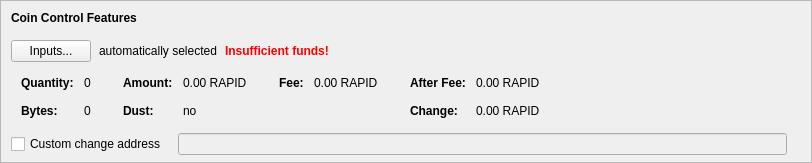
    <widget class="QFrame" name="frameCoinControl">
     <property name="sizePolicy">
      <sizepolicy hsizetype="Expanding" vsizetype="Expanding">
       <horstretch>0</horstretch>
       <verstretch>0</verstretch>
      </sizepolicy>
     </property>
     <property name="maximumSize">
      <size>
       <width>16777215</width>
       <height>16777215</height>
      </size>
     </property>
     <property name="frameShape">
      <enum>QFrame::StyledPanel</enum>
     </property>
     <property name="frameShadow">
      <enum>QFrame::Sunken</enum>
     </property>
     <layout class="QVBoxLayout" name="verticalLayoutCoinControl2">
      <property name="spacing">
       <number>0</number>
      </property>
      <property name="leftMargin">
       <number>0</number>
      </property>
      <property name="topMargin">
       <number>0</number>
      </property>
      <property name="rightMargin">
       <number>0</number>
      </property>
      <property name="bottomMargin">
       <number>6</number>
      </property>
      <item>
       <layout class="QVBoxLayout" name="verticalLayoutCoinControl" stretch="0,0,0,0,1">
        <property name="spacing">
         <number>0</number>
        </property>
        <property name="leftMargin">
         <number>10</number>
        </property>
        <property name="topMargin">
         <number>10</number>
        </property>
        <item>
         <layout class="QHBoxLayout" name="horizontalLayoutCoinControl1">
          <property name="bottomMargin">
           <number>15</number>
          </property>
          <item>
           <widget class="QLabel" name="labelCoinControlFeatures">
            <property name="sizePolicy">
             <sizepolicy hsizetype="Preferred" vsizetype="Maximum">
              <horstretch>0</horstretch>
              <verstretch>0</verstretch>
             </sizepolicy>
            </property>
            <property name="font">
             <font>
              <weight>75</weight>
              <bold>true</bold>
             </font>
            </property>
            <property name="styleSheet">
             <string notr="true">font-weight:bold;</string>
            </property>
            <property name="text">
             <string>Coin Control Features</string>
            </property>
           </widget>
          </item>
         </layout>
        </item>
        <item>
         <layout class="QHBoxLayout" name="horizontalLayoutCoinControl2" stretch="0,0,0,0">
          <property name="spacing">
           <number>8</number>
          </property>
          <property name="bottomMargin">
           <number>10</number>
          </property>
          <item>
           <widget class="QPushButton" name="pushButtonCoinControl">
            <property name="styleSheet">
             <string notr="true"/>
            </property>
            <property name="text">
             <string>Inputs...</string>
            </property>
            <property name="autoDefault">
             <bool>false</bool>
            </property>
           </widget>
          </item>
          <item>
           <widget class="QLabel" name="labelCoinControlAutomaticallySelected">
            <property name="text">
             <string>automatically selected</string>
            </property>
            <property name="margin">
             <number>5</number>
            </property>
           </widget>
          </item>
          <item>
           <widget class="QLabel" name="labelCoinControlInsuffFunds">
            <property name="font">
             <font>
              <weight>75</weight>
              <bold>true</bold>
             </font>
            </property>
            <property name="styleSheet">
             <string notr="true">color:red;font-weight:bold;</string>
            </property>
            <property name="text">
             <string>Insufficient funds!</string>
            </property>
            <property name="margin">
             <number>5</number>
            </property>
           </widget>
          </item>
          <item>
           <spacer name="horizontalSpacerCoinControl">
            <property name="orientation">
             <enum>Qt::Horizontal</enum>
            </property>
            <property name="sizeHint" stdset="0">
             <size>
              <width>40</width>
              <height>1</height>
             </size>
            </property>
           </spacer>
          </item>
         </layout>
        </item>
        <item>
         <widget class="QWidget" name="widgetCoinControl" native="true">
          <property name="sizePolicy">
           <sizepolicy hsizetype="Preferred" vsizetype="Preferred">
            <horstretch>0</horstretch>
            <verstretch>0</verstretch>
           </sizepolicy>
          </property>
          <property name="minimumSize">
           <size>
            <width>0</width>
            <height>0</height>
           </size>
          </property>
          <property name="styleSheet">
           <string notr="true"/>
          </property>
          <layout class="QHBoxLayout" name="horizontalLayoutCoinControl5">
           <property name="leftMargin">
            <number>0</number>
           </property>
           <property name="topMargin">
            <number>0</number>
           </property>
           <property name="rightMargin">
            <number>0</number>
           </property>
           <property name="bottomMargin">
            <number>0</number>
           </property>
           <item>
            <layout class="QHBoxLayout" name="horizontalLayoutCoinControl3" stretch="0,0,0,1">
             <property name="spacing">
              <number>20</number>
             </property>
             <property name="topMargin">
              <number>0</number>
             </property>
             <property name="bottomMargin">
              <number>10</number>
             </property>
             <item>
              <layout class="QFormLayout" name="formLayoutCoinControl1">
               <property name="horizontalSpacing">
                <number>10</number>
               </property>
               <property name="verticalSpacing">
                <number>14</number>
               </property>
               <property name="leftMargin">
                <number>10</number>
               </property>
               <property name="topMargin">
                <number>4</number>
               </property>
               <property name="rightMargin">
                <number>6</number>
               </property>
               <item row="0" column="0">
                <widget class="QLabel" name="labelCoinControlQuantityText">
                 <property name="font">
                  <font>
                   <weight>75</weight>
                   <bold>true</bold>
                  </font>
                 </property>
                 <property name="text">
                  <string>Quantity:</string>
                 </property>
                 <property name="margin">
                  <number>0</number>
                 </property>
                </widget>
               </item>
               <item row="0" column="1">
                <widget class="QLabel" name="labelCoinControlQuantity">
                 <property name="cursor">
                  <cursorShape>IBeamCursor</cursorShape>
                 </property>
                 <property name="contextMenuPolicy">
                  <enum>Qt::ActionsContextMenu</enum>
                 </property>
                 <property name="text">
                  <string notr="true">0</string>
                 </property>
                 <property name="margin">
                  <number>0</number>
                 </property>
                 <property name="textInteractionFlags">
                  <set>Qt::LinksAccessibleByMouse|Qt::TextSelectableByKeyboard|Qt::TextSelectableByMouse</set>
                 </property>
                </widget>
               </item>
               <item row="1" column="0">
                <widget class="QLabel" name="labelCoinControlBytesText">
                 <property name="font">
                  <font>
                   <weight>75</weight>
                   <bold>true</bold>
                  </font>
                 </property>
                 <property name="text">
                  <string>Bytes:</string>
                 </property>
                </widget>
               </item>
               <item row="1" column="1">
                <widget class="QLabel" name="labelCoinControlBytes">
                 <property name="cursor">
                  <cursorShape>IBeamCursor</cursorShape>
                 </property>
                 <property name="contextMenuPolicy">
                  <enum>Qt::ActionsContextMenu</enum>
                 </property>
                 <property name="text">
                  <string notr="true">0</string>
                 </property>
                 <property name="textInteractionFlags">
                  <set>Qt::LinksAccessibleByMouse|Qt::TextSelectableByKeyboard|Qt::TextSelectableByMouse</set>
                 </property>
                </widget>
               </item>
              </layout>
             </item>
             <item>
              <layout class="QFormLayout" name="formLayoutCoinControl2">
               <property name="horizontalSpacing">
                <number>10</number>
               </property>
               <property name="verticalSpacing">
                <number>14</number>
               </property>
               <property name="leftMargin">
                <number>6</number>
               </property>
               <property name="topMargin">
                <number>4</number>
               </property>
               <property name="rightMargin">
                <number>6</number>
               </property>
               <item row="0" column="0">
                <widget class="QLabel" name="labelCoinControlAmountText">
                 <property name="font">
                  <font>
                   <weight>75</weight>
                   <bold>true</bold>
                  </font>
                 </property>
                 <property name="text">
                  <string>Amount:</string>
                 </property>
                 <property name="margin">
                  <number>0</number>
                 </property>
                </widget>
               </item>
               <item row="0" column="1">
                <widget class="QLabel" name="labelCoinControlAmount">
                 <property name="cursor">
                  <cursorShape>IBeamCursor</cursorShape>
                 </property>
                 <property name="contextMenuPolicy">
                  <enum>Qt::ActionsContextMenu</enum>
                 </property>
                 <property name="text">
                  <string notr="true">0.00 RAPID</string>
                 </property>
                 <property name="textInteractionFlags">
                  <set>Qt::LinksAccessibleByMouse|Qt::TextSelectableByKeyboard|Qt::TextSelectableByMouse</set>
                 </property>
                </widget>
               </item>
               <item row="1" column="0">
                <widget class="QLabel" name="labelCoinControlLowOutputText">
                 <property name="font">
                  <font>
                   <weight>75</weight>
                   <bold>true</bold>
                  </font>
                 </property>
                 <property name="text">
                  <string>Dust:</string>
                 </property>
                </widget>
               </item>
               <item row="1" column="1">
                <widget class="QLabel" name="labelCoinControlLowOutput">
                 <property name="cursor">
                  <cursorShape>IBeamCursor</cursorShape>
                 </property>
                 <property name="contextMenuPolicy">
                  <enum>Qt::ActionsContextMenu</enum>
                 </property>
                 <property name="text">
                  <string notr="true">no</string>
                 </property>
                 <property name="textInteractionFlags">
                  <set>Qt::LinksAccessibleByMouse|Qt::TextSelectableByKeyboard|Qt::TextSelectableByMouse</set>
                 </property>
                </widget>
               </item>
              </layout>
             </item>
             <item>
              <layout class="QFormLayout" name="formLayoutCoinControl3">
               <property name="horizontalSpacing">
                <number>10</number>
               </property>
               <property name="verticalSpacing">
                <number>14</number>
               </property>
               <property name="leftMargin">
                <number>6</number>
               </property>
               <property name="topMargin">
                <number>4</number>
               </property>
               <property name="rightMargin">
                <number>6</number>
               </property>
               <item row="0" column="0">
                <widget class="QLabel" name="labelCoinControlFeeText">
                 <property name="font">
                  <font>
                   <weight>75</weight>
                   <bold>true</bold>
                  </font>
                 </property>
                 <property name="text">
                  <string>Fee:</string>
                 </property>
                 <property name="margin">
                  <number>0</number>
                 </property>
                </widget>
               </item>
               <item row="0" column="1">
                <widget class="QLabel" name="labelCoinControlFee">
                 <property name="cursor">
                  <cursorShape>IBeamCursor</cursorShape>
                 </property>
                 <property name="contextMenuPolicy">
                  <enum>Qt::ActionsContextMenu</enum>
                 </property>
                 <property name="text">
                  <string notr="true">0.00 RAPID</string>
                 </property>
                 <property name="textInteractionFlags">
                  <set>Qt::LinksAccessibleByMouse|Qt::TextSelectableByKeyboard|Qt::TextSelectableByMouse</set>
                 </property>
                </widget>
               </item>
             </layout>
             </item>
             <item>
              <layout class="QFormLayout" name="formLayoutCoinControl4">
               <property name="horizontalSpacing">
                <number>10</number>
               </property>
               <property name="verticalSpacing">
                <number>14</number>
               </property>
               <property name="leftMargin">
                <number>6</number>
               </property>
               <property name="topMargin">
                <number>4</number>
               </property>
               <property name="rightMargin">
                <number>6</number>
               </property>
               <item row="0" column="0">
                <widget class="QLabel" name="labelCoinControlAfterFeeText">
                 <property name="font">
                  <font>
                   <weight>75</weight>
                   <bold>true</bold>
                  </font>
                 </property>
                 <property name="text">
                  <string>After Fee:</string>
                 </property>
                 <property name="margin">
                  <number>0</number>
                 </property>
                </widget>
               </item>
               <item row="0" column="1">
                <widget class="QLabel" name="labelCoinControlAfterFee">
                 <property name="cursor">
                  <cursorShape>IBeamCursor</cursorShape>
                 </property>
                 <property name="contextMenuPolicy">
                  <enum>Qt::ActionsContextMenu</enum>
                 </property>
                 <property name="text">
                  <string notr="true">0.00 RAPID</string>
                 </property>
                 <property name="textInteractionFlags">
                  <set>Qt::LinksAccessibleByMouse|Qt::TextSelectableByKeyboard|Qt::TextSelectableByMouse</set>
                 </property>
                </widget>
               </item>
               <item row="1" column="0">
                <widget class="QLabel" name="labelCoinControlChangeText">
                 <property name="font">
                  <font>
                   <weight>75</weight>
                   <bold>true</bold>
                  </font>
                 </property>
                 <property name="text">
                  <string>Change:</string>
                 </property>
                </widget>
               </item>
               <item row="1" column="1">
                <widget class="QLabel" name="labelCoinControlChange">
                 <property name="cursor">
                  <cursorShape>IBeamCursor</cursorShape>
                 </property>
                 <property name="contextMenuPolicy">
                  <enum>Qt::ActionsContextMenu</enum>
                 </property>
                 <property name="text">
                  <string notr="true">0.00 RAPID</string>
                 </property>
                 <property name="textInteractionFlags">
                  <set>Qt::LinksAccessibleByMouse|Qt::TextSelectableByKeyboard|Qt::TextSelectableByMouse</set>
                 </property>
                </widget>
               </item>
              </layout>
             </item>
            </layout>
           </item>
          </layout>
         </widget>
        </item>
        <item>
         <layout class="QHBoxLayout" name="horizontalLayoutCoinControl4" stretch="0,0,0">
          <property name="spacing">
           <number>12</number>
          </property>
          <property name="sizeConstraint">
           <enum>QLayout::SetDefaultConstraint</enum>
          </property>
          <property name="topMargin">
           <number>5</number>
          </property>
          <property name="rightMargin">
           <number>5</number>
          </property>
          <item>
           <widget class="QCheckBox" name="checkBoxCoinControlChange">
            <property name="toolTip">
             <string>If this is activated, but the change address is empty or invalid, change will be sent to a newly generated address.</string>
            </property>
            <property name="text">
             <string>Custom change address</string>
            </property>
           </widget>
          </item>
          <item>
           <widget class="QValidatedLineEdit" name="lineEditCoinControlChange">
            <property name="enabled">
             <bool>false</bool>
            </property>
            <property name="sizePolicy">
             <sizepolicy hsizetype="Expanding" vsizetype="Fixed">
              <horstretch>0</horstretch>
              <verstretch>0</verstretch>
             </sizepolicy>
            </property>
           </widget>
          </item>
          <item>
           <widget class="QLabel" name="labelCoinControlChangeLabel">
            <property name="sizePolicy">
             <sizepolicy hsizetype="Preferred" vsizetype="Expanding">
              <horstretch>0</horstretch>
              <verstretch>0</verstretch>
             </sizepolicy>
            </property>
            <property name="minimumSize">
             <size>
              <width>0</width>
              <height>0</height>
             </size>
            </property>
            <property name="text">
             <string/>
            </property>
            <property name="margin">
             <number>3</number>
            </property>
           </widget>
          </item>
         </layout>
        </item>
        <item>
         <spacer name="verticalSpacerCoinControl">
          <property name="orientation">
           <enum>Qt::Vertical</enum>
          </property>
          <property name="sizeHint" stdset="0">
           <size>
            <width>800</width>
            <height>1</height>
           </size>
          </property>
         </spacer>
        </item>
       </layout>
      </item>
     </layout>
    </widget>
